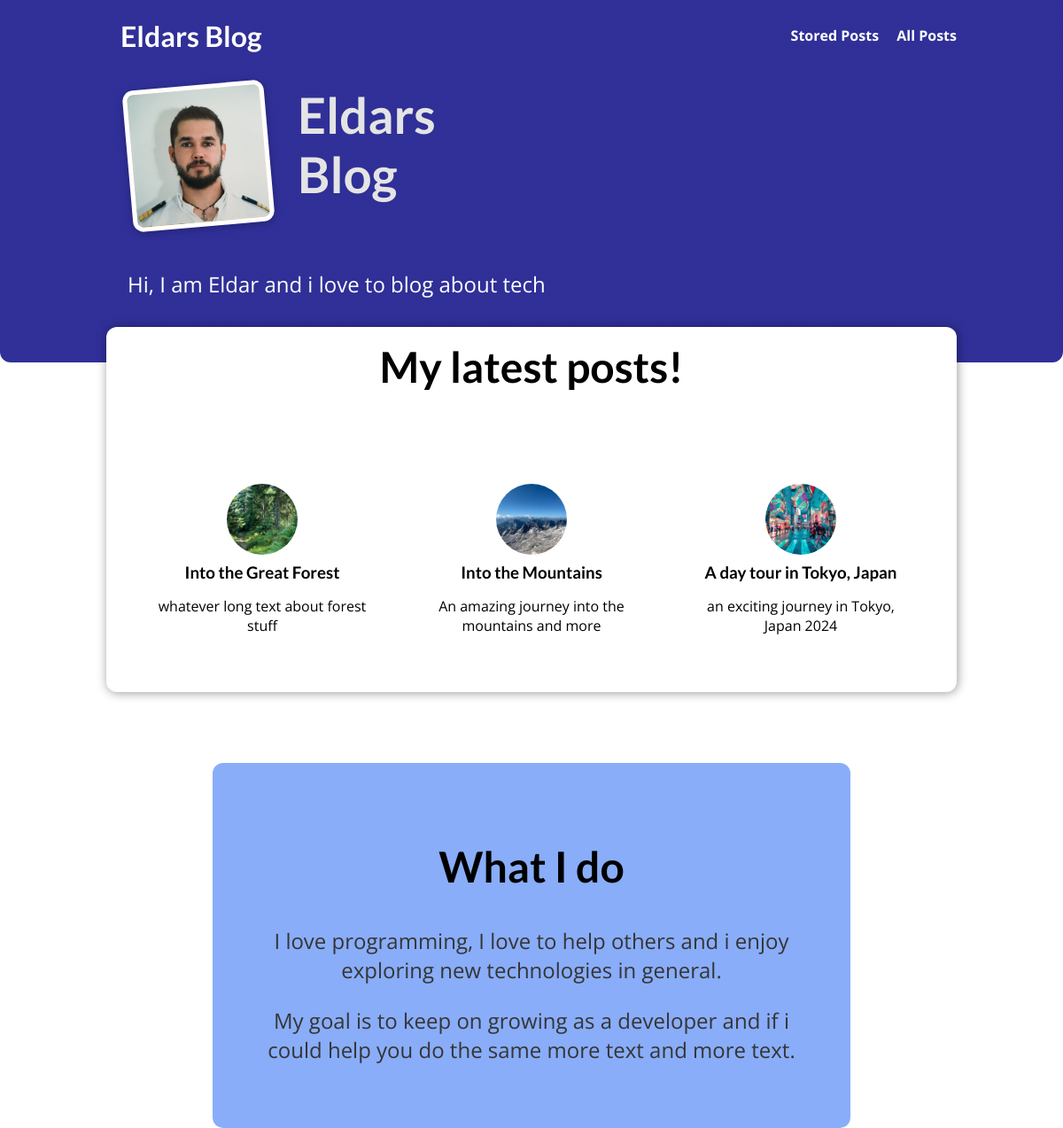
/, run on an earlier commit of the app's database.
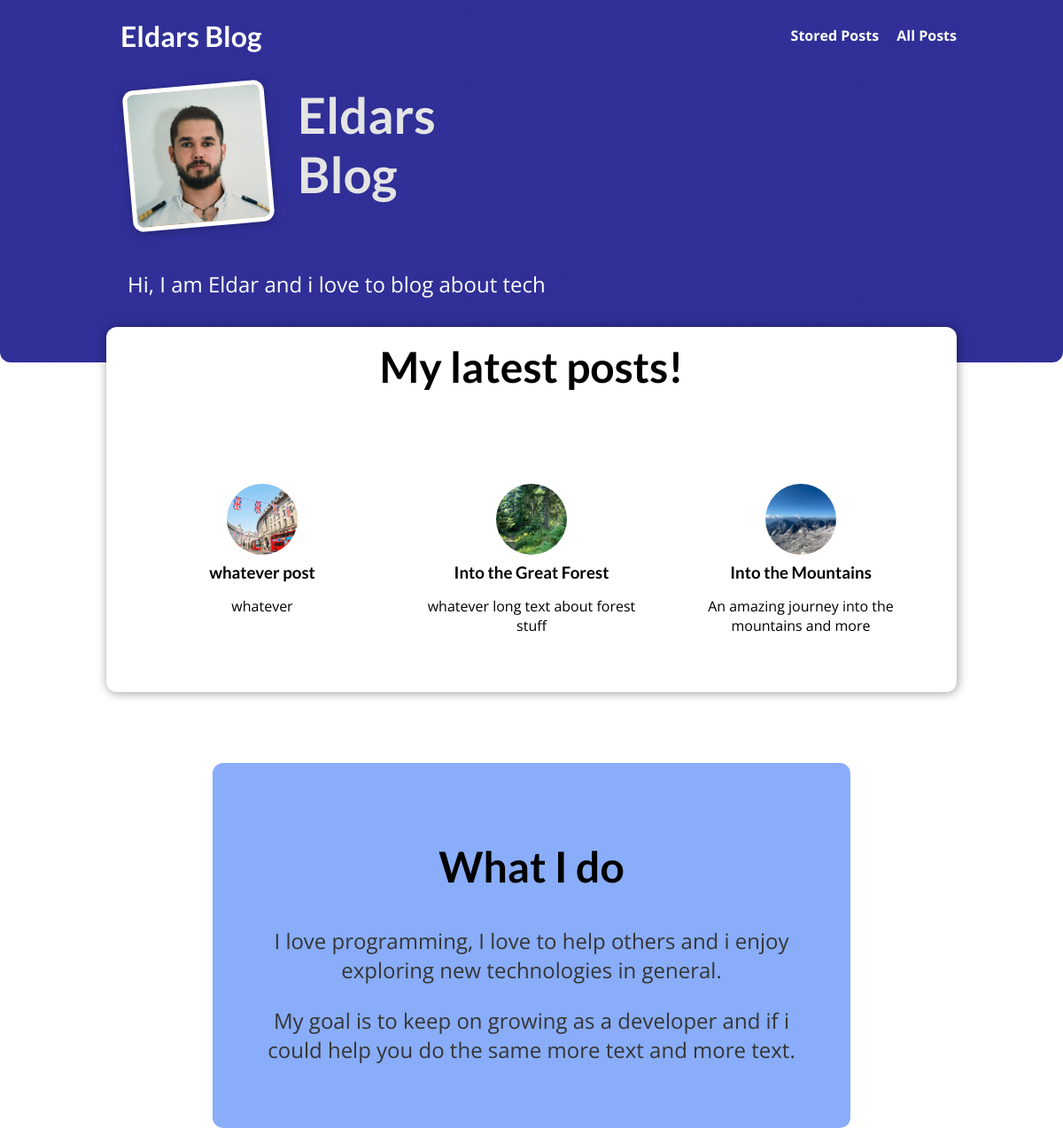
And on a later commit of the database.
### blog/models.py (models this page shows, shortened)
class Post(models.Model):
    title = models.CharField(max_length=150)
    excerpt = models.CharField(max_length=200)
    image = models.ImageField(upload_to="posts", null=True)
    date = models.DateField(auto_now=True)
    created_at = models.DateTimeField(auto_now_add=True)
    slug = models.SlugField(unique=True)
    content = models.TextField(validators=[MinLengthValidator(10)])
    author = models.ForeignKey(
        Author, on_delete=models.SET_NULL, null=True, related_name="posts")
    tags = models.ManyToManyField(Tag)

### blog/views.py (the view)
# urls.py: path('', views.StartingPageView.as_view(), name="starting-page"),
class StartingPageView(ListView):
    template_name = "blog/index.html"
    model = Post
    ordering = ["-date"]
    context_object_name = "posts"
    def get_queryset(self):
        queryset = super().get_queryset()
        data = queryset[:3]
        return data

### blog/templates/blog/index.html (shortened to what this page needs)
{% extends 'base.html' %}
{% load static %}
{% block css_files %}
    <link rel="stylesheet" href="{% static 'app.css' %}" />
    <link rel="stylesheet" href="{% static 'blog/index.css' %}" />
    <link rel="stylesheet" href="{% static 'blog/post.css' %}" />
{% endblock %}
{% block content %}
    <section id="welcome">
        <header>
            <img src="{% static 'blog/images/eldar.jpg' %}" alt="Eldar - The Author of this Blog">
            <h2>Eldars Blog</h2>
        </header>
        <p>Hi, I am Eldar and i love to blog about tech</p>
    </section>
    <section id="latest-posts">
        <h2>My latest posts!</h2>
        <ul>
            {% for post in posts %}
            {% include "blog/includes/post.html" %}
            {% endfor %}
        </ul>
    </section>
    <section id="about">
        <h2>What I do</h2>
        <p> I love programming, I love to help others and i enjoy exploring new technologies in general.</p>
        <p> My goal is to keep on growing as a developer and if i could help you do the same more text and more text. </p>
    </section>
{% endblock %}

### blog/templates/blog/includes/post.html
{% load static %}
<li>
    <article class="post">
        <a href="{% url "post-detail-page" post.slug %}">
            <img src="{{ post.image.url }}" alt="{{ post.title }}" />
                <div class="post__content">
                    <h3>{{ post.title }}</h3>
                    <p>
                        {{ post.excerpt}}
                    </p>
            </div>
        </a>
    </article>
</li>

What changed in the data, as far as the page shows it:
no longer on this page (row unchanged): Post: image (picture), title "A day tour in Tokyo, Japan", excerpt "an exciting journey in Tokyo, Japan 2024"
now on this page (row edited): Post: image (picture), title "whatever post", excerpt "whatever"
